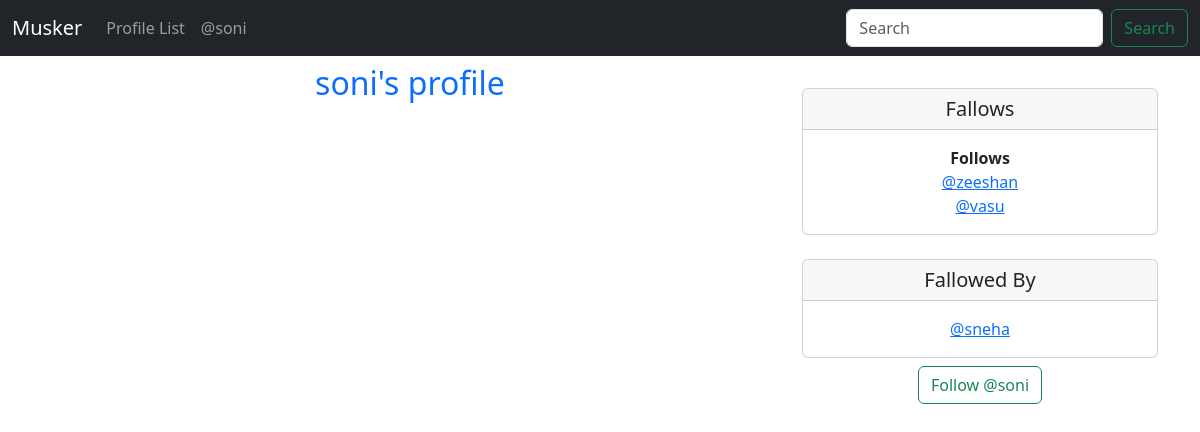
/profile/1 (signed in), run on an earlier commit of the app's database.
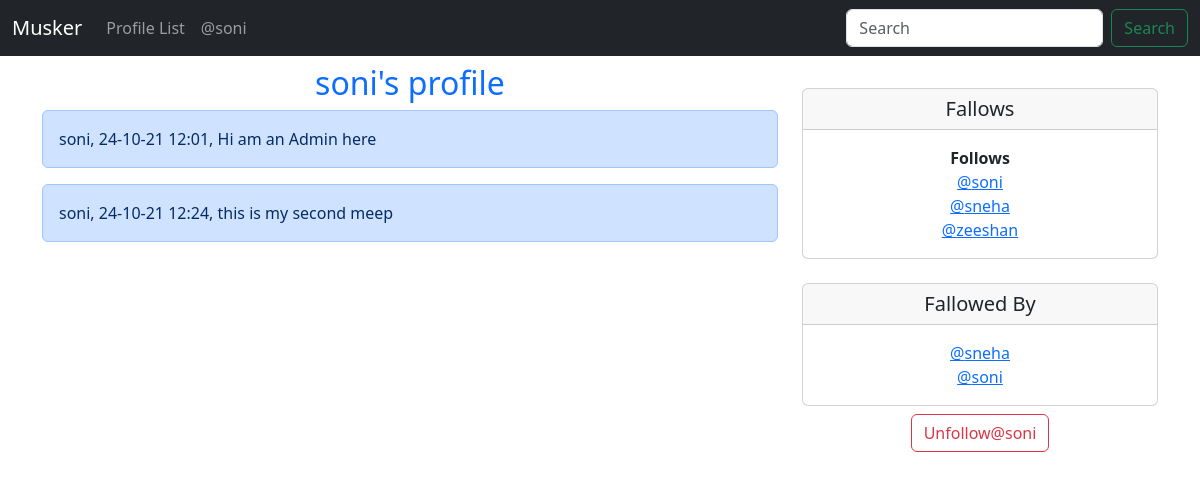
And on a later commit of the database.
### musker/models.py (models this page shows)
class Profile(models.Model):
    user = models.OneToOneField(User, on_delete=models.CASCADE)
    fallows = models.ManyToManyField("self", related_name='fallowed_by',
                                     symmetrical=False, blank=True)
    date_modified = models.DateTimeField(User,auto_now=True)
    def __str__(self):
        return self.user.username

class Meep(models.Model):
    user=models.ForeignKey(User,related_name='meeps',on_delete=models.DO_NOTHING)
    body=models.CharField(max_length=500)
    created_at=models.DateTimeField(auto_now_add=True)
    def __str__(self):
        return (
            f'{self.user}'",     "
            f'{self.created_at:%y-%m-%d %H:%M}'",     "
            f'{self.body}'
        )

### musker/views.py (the view, shortened to what this page needs)
# urls.py: path('profile/<int:pk>',views.profile,name='profile')
def profile(request, pk):
    if request.user.is_authenticated:
        profile = Profile.objects.get(user_id=pk) # Soni
        meeps=Meep.objects.filter(user_id=pk)
        return render(request, 'profile.html', {'profile': profile,'meeps':meeps})
    else:
        messages.success(request, ('you Must Be Logged in To view This '))
        return redirect('home')

### musker/templates/profile.html (shortened to what this page needs)
{% extends 'base.html' %}
{% block content %}
{% if profile %}
<div class="row">
    <div class="col-md-8">
    <h2 class="text-center text-primary ">{{ profile.user.username}}'s profile</h2>
      {% if meeps %}
        {% for meep in meeps %}
    <div class="alert alert-primary" role="alert">
      {{meep}}
    </div>
      {% endfor %}
      {% endif %}
    </div>
    <br>
    <br>
    <div class="col-md-4 mt-4">
        <div class="card text-center">
            <h5 class="card-header">Fallows</h5>
            <div class="card-body">
               <p class="card-text">
                   <strong>Follows</strong><br>
                  {% for following in profile.fallows.all %}
                     <a href="{% url 'profile' following.user.id %}" > @{{following}}</a><br>
                  {% endfor %}
               </p>
            </div>
        </div>
         <div class="card text-center mt-4">
            <h5 class="card-header">Fallowed By</h5>
            <div class="card-body">
               <p class="card-text">
                  {% for following in profile.fallowed_by.all %}
                     <a href="{% url 'profile' following.user.id %}" > @{{following}}</a><br>
                  {% endfor %}
               </p>
            </div>
        </div>
        <form method="post" class="text-center mt-2">
            {% if  profile in request.user.profile.fallows.all %}
                <button class="btn btn-outline-danger" name="follow"  value="unfollow"  type="submit">
                    Unfollow@{{ profile.user.username|lower}}</button>
             {% else %}
                <button class="btn btn-outline-success" name="follow"  value="follow"  type="submit">
                    Follow  @{{ profile.user.username|lower}}</button>
            {% endif %}
        </form>
      </div>
      </div>
{% endif %}
{% endblock %}

What changed in the data, as far as the page shows it:
no longer on this page (row unchanged): Profile: user.username "vasu", shown under "Fallows"
now on one of the page's lists (row edited): Profile: user.username "soni"
added Meep: user+created_at+body "soni, 24-10-21 12:01, Hi am an Admin here"
added Meep: user+created_at+body "soni, 24-10-21 12:24, this is my second meep"
now on one of the page's lists (row unchanged): Profile: user.username "sneha"
Also different on the page:
text no longer shown: "Follow @"
text now shown: "Unfollow@"
